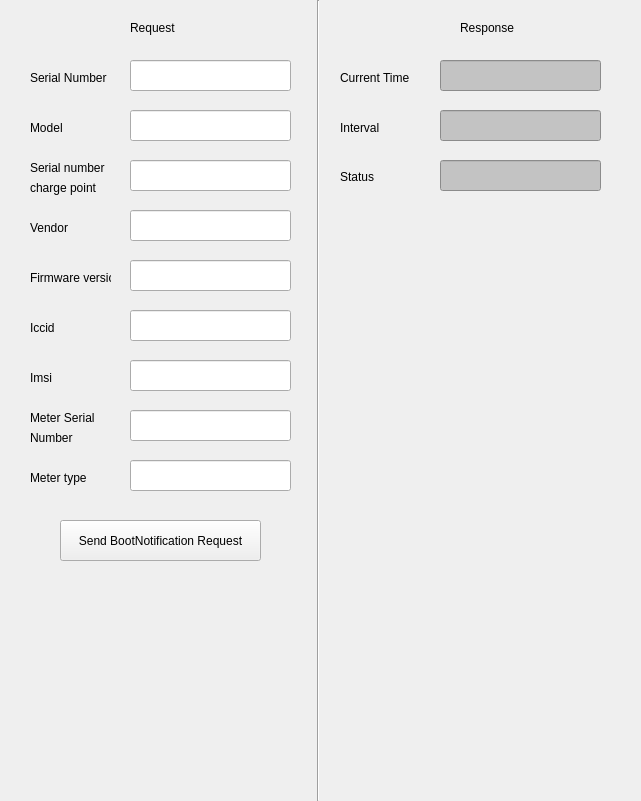
         <widget class="QWidget" name="widget_bootnotification" native="true">
          <property name="geometry">
           <rect>
            <x>0</x>
            <y>90</y>
            <width>641</width>
            <height>801</height>
           </rect>
          </property>
          <property name="font">
           <font>
            <strikeout>false</strikeout>
           </font>
          </property>
          <property name="focusPolicy">
           <enum>Qt::NoFocus</enum>
          </property>
          <property name="autoFillBackground">
           <bool>true</bool>
          </property>
          <widget class="QLabel" name="label_2">
           <property name="geometry">
            <rect>
             <x>130</x>
             <y>20</y>
             <width>61</width>
             <height>16</height>
            </rect>
           </property>
           <property name="text">
            <string>Request</string>
           </property>
          </widget>
          <widget class="QLabel" name="label_Interval_bootnotification_Response">
           <property name="geometry">
            <rect>
             <x>340</x>
             <y>120</y>
             <width>61</width>
             <height>16</height>
            </rect>
           </property>
           <property name="text">
            <string>Interval</string>
           </property>
          </widget>
          <widget class="QLabel" name="label_CurrentTime_bootnotification_Response">
           <property name="geometry">
            <rect>
             <x>340</x>
             <y>70</y>
             <width>71</width>
             <height>16</height>
            </rect>
           </property>
           <property name="text">
            <string>Current Time</string>
           </property>
          </widget>
          <widget class="QLabel" name="label_Status_bootnotification_Response">
           <property name="geometry">
            <rect>
             <x>340</x>
             <y>170</y>
             <width>47</width>
             <height>13</height>
            </rect>
           </property>
           <property name="text">
            <string>Status</string>
           </property>
          </widget>
          <widget class="QLineEdit" name="lineEdit_Interval_bootnotification_Response">
           <property name="geometry">
            <rect>
             <x>440</x>
             <y>110</y>
             <width>161</width>
             <height>31</height>
            </rect>
           </property>
           <property name="styleSheet">
            <string notr="true">background:rgb(195,195,195)</string>
           </property>
           <property name="readOnly">
            <bool>true</bool>
           </property>
           <property name="cursorMoveStyle">
            <enum>Qt::LogicalMoveStyle</enum>
           </property>
           <property name="clearButtonEnabled">
            <bool>false</bool>
           </property>
          </widget>
          <widget class="QLineEdit" name="lineEdit_CurrentTime_bootnotification_Response">
           <property name="geometry">
            <rect>
             <x>440</x>
             <y>60</y>
             <width>161</width>
             <height>31</height>
            </rect>
           </property>
           <property name="styleSheet">
            <string notr="true">background:rgb(195,195,195)</string>
           </property>
           <property name="text">
            <string/>
           </property>
           <property name="readOnly">
            <bool>true</bool>
           </property>
          </widget>
          <widget class="Line" name="line_2">
           <property name="geometry">
            <rect>
             <x>310</x>
             <y>0</y>
             <width>16</width>
             <height>801</height>
            </rect>
           </property>
           <property name="orientation">
            <enum>Qt::Vertical</enum>
           </property>
          </widget>
          <widget class="QLabel" name="label_6">
           <property name="geometry">
            <rect>
             <x>460</x>
             <y>20</y>
             <width>61</width>
             <height>16</height>
            </rect>
           </property>
           <property name="text">
            <string>Response</string>
           </property>
          </widget>
          <widget class="QLabel" name="label_SerialNumber_bootnotification_Request">
           <property name="geometry">
            <rect>
             <x>30</x>
             <y>70</y>
             <width>81</width>
             <height>16</height>
            </rect>
           </property>
           <property name="text">
            <string>Serial Number</string>
           </property>
          </widget>
          <widget class="QLineEdit" name="lineEdit_SerialNumber_bootnotification_Request">
           <property name="geometry">
            <rect>
             <x>130</x>
             <y>60</y>
             <width>161</width>
             <height>31</height>
            </rect>
           </property>
           <property name="inputMethodHints">
            <set>Qt::ImhNone</set>
           </property>
           <property name="frame">
            <bool>true</bool>
           </property>
           <property name="readOnly">
            <bool>false</bool>
           </property>
          </widget>
          <widget class="QLabel" name="label_Model_bootnotification_Request">
           <property name="geometry">
            <rect>
             <x>30</x>
             <y>120</y>
             <width>81</width>
             <height>16</height>
            </rect>
           </property>
           <property name="text">
            <string>Model</string>
           </property>
          </widget>
          <widget class="QLabel" name="label_SerialNumChgpoint_bootnotification_Request">
           <property name="geometry">
            <rect>
             <x>30</x>
             <y>160</y>
             <width>81</width>
             <height>16</height>
            </rect>
           </property>
           <property name="text">
            <string>Serial number</string>
           </property>
          </widget>
          <widget class="QLabel" name="label_IdTag_Authorize_Request_5">
           <property name="geometry">
            <rect>
             <x>30</x>
             <y>180</y>
             <width>81</width>
             <height>16</height>
            </rect>
           </property>
           <property name="text">
            <string>charge point</string>
           </property>
          </widget>
          <widget class="QLineEdit" name="lineEdit_Model_bootnotification_Request">
           <property name="geometry">
            <rect>
             <x>130</x>
             <y>110</y>
             <width>161</width>
             <height>31</height>
            </rect>
           </property>
          </widget>
          <widget class="QLineEdit" name="lineEdit_SerialNumChgpoint_bootnotification_Request">
           <property name="geometry">
            <rect>
             <x>130</x>
             <y>160</y>
             <width>161</width>
             <height>31</height>
            </rect>
           </property>
          </widget>
          <widget class="QLabel" name="label_vendor_bootnotification_Request">
           <property name="geometry">
            <rect>
             <x>30</x>
             <y>220</y>
             <width>81</width>
             <height>16</height>
            </rect>
           </property>
           <property name="text">
            <string>Vendor</string>
           </property>
          </widget>
          <widget class="QLineEdit" name="lineEdit_vendor_bootnotification_Request">
           <property name="geometry">
            <rect>
             <x>130</x>
             <y>210</y>
             <width>161</width>
             <height>31</height>
            </rect>
           </property>
          </widget>
          <widget class="QLabel" name="label_firmwareversion_bootnotification_Request">
           <property name="geometry">
            <rect>
             <x>30</x>
             <y>270</y>
             <width>81</width>
             <height>16</height>
            </rect>
           </property>
           <property name="text">
            <string>Firmware version</string>
           </property>
          </widget>
          <widget class="QLineEdit" name="lineEdit_firmwareversion_bootnotification_Request">
           <property name="geometry">
            <rect>
             <x>130</x>
             <y>260</y>
             <width>161</width>
             <height>31</height>
            </rect>
           </property>
          </widget>
          <widget class="QLineEdit" name="lineEdit_Iccid_bootnotification_Request">
           <property name="geometry">
            <rect>
             <x>130</x>
             <y>310</y>
             <width>161</width>
             <height>31</height>
            </rect>
           </property>
          </widget>
          <widget class="QLabel" name="label_Lccid_bootnotification_Request">
           <property name="geometry">
            <rect>
             <x>30</x>
             <y>320</y>
             <width>81</width>
             <height>16</height>
            </rect>
           </property>
           <property name="text">
            <string>Iccid</string>
           </property>
          </widget>
          <widget class="QLabel" name="label_Imsi_bootnotification_Request">
           <property name="geometry">
            <rect>
             <x>30</x>
             <y>370</y>
             <width>81</width>
             <height>16</height>
            </rect>
           </property>
           <property name="text">
            <string>Imsi</string>
           </property>
          </widget>
          <widget class="QLineEdit" name="lineEdit_Imsi_bootnotification_Request">
           <property name="geometry">
            <rect>
             <x>130</x>
             <y>360</y>
             <width>161</width>
             <height>31</height>
            </rect>
           </property>
          </widget>
          <widget class="QLabel" name="label_MeterSerialNum_bootnotification_Request">
           <property name="geometry">
            <rect>
             <x>30</x>
             <y>410</y>
             <width>81</width>
             <height>16</height>
            </rect>
           </property>
           <property name="text">
            <string>Meter Serial</string>
           </property>
          </widget>
          <widget class="QLabel" name="label_IdTag_Authorize_Request_11">
           <property name="geometry">
            <rect>
             <x>30</x>
             <y>430</y>
             <width>81</width>
             <height>16</height>
            </rect>
           </property>
           <property name="text">
            <string>Number</string>
           </property>
          </widget>
          <widget class="QLineEdit" name="lineEdit_MeterSerialNum_bootnotification_Request">
           <property name="geometry">
            <rect>
             <x>130</x>
             <y>410</y>
             <width>161</width>
             <height>31</height>
            </rect>
           </property>
          </widget>
          <widget class="QLabel" name="label_MeterType_bootnotification_Request">
           <property name="geometry">
            <rect>
             <x>30</x>
             <y>470</y>
             <width>81</width>
             <height>16</height>
            </rect>
           </property>
           <property name="text">
            <string>Meter type</string>
           </property>
          </widget>
          <widget class="QLineEdit" name="lineEdit_MeterType_bootnotification_Request">
           <property name="geometry">
            <rect>
             <x>130</x>
             <y>460</y>
             <width>161</width>
             <height>31</height>
            </rect>
           </property>
          </widget>
          <widget class="QLineEdit" name="lineEdit_Status_bootnotification_Response">
           <property name="geometry">
            <rect>
             <x>440</x>
             <y>160</y>
             <width>161</width>
             <height>31</height>
            </rect>
           </property>
           <property name="styleSheet">
            <string notr="true">background:rgb(195,195,195)</string>
           </property>
           <property name="readOnly">
            <bool>true</bool>
           </property>
          </widget>
          <widget class="QPushButton" name="pushButton_send_bootNotification_req">
           <property name="geometry">
            <rect>
             <x>60</x>
             <y>520</y>
             <width>201</width>
             <height>41</height>
            </rect>
           </property>
           <property name="text">
            <string>Send BootNotification Request</string>
           </property>
          </widget>
         </widget>
